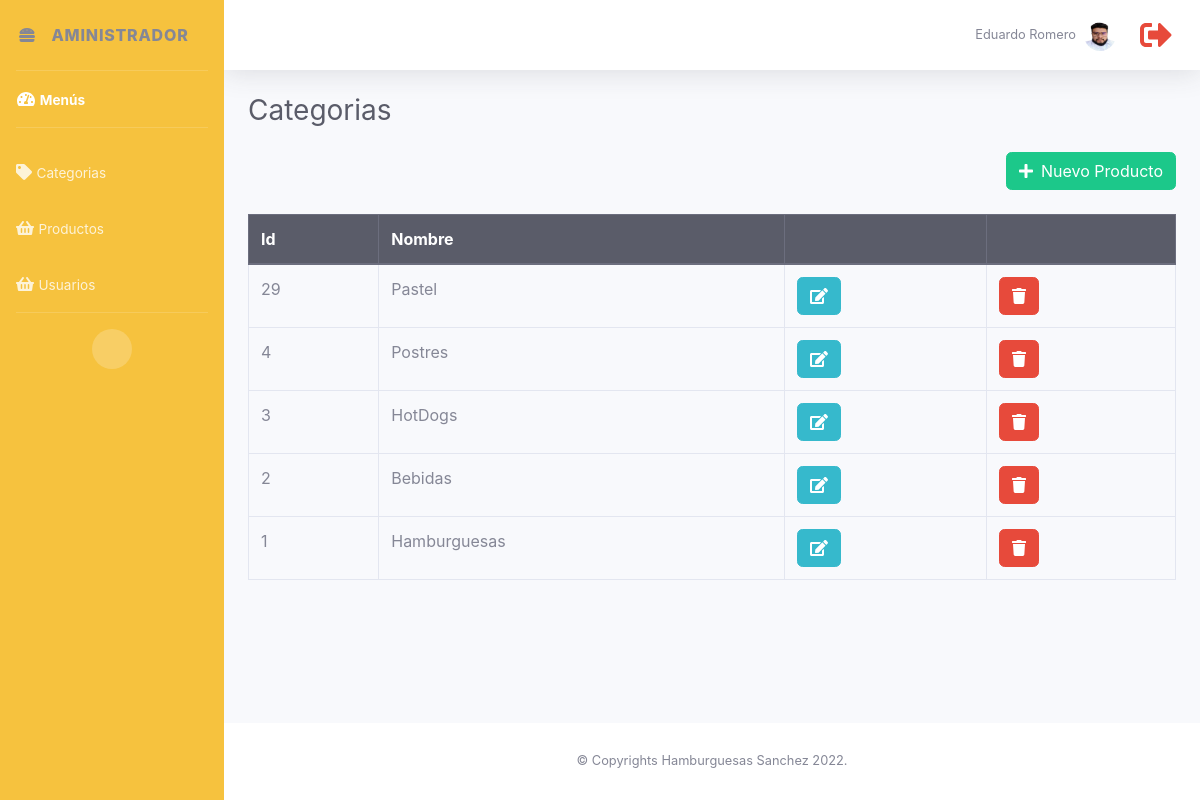
Screenshot of /admin/categorias.php (signed in) with the database file from the repository.
### tables this page shows
CREATE TABLE `categorias` (
  `id` int(11) NOT NULL,
  `categoria` varchar(50) NOT NULL
);

### admin/categorias.php (the view, shortened to what this page needs)
<?php
require_once "../config/conexion.php";
?>
<!DOCTYPE html>
<html lang="en">
<head>
</head>
<body>
    <?php
    include("includes/header.php")
    ?>
    <div class="d-sm-flex align-items-center justify-content-between mb-4">
        <h1 class="h3 mb-0 text-gray-800">Categorias</h1>
    </div>
    <div class="align-items-center justify-content-between mb-4 text-right">
        <button type="button" class="btn btn-success" data-toggle="modal" data-target="#categorias">
            <i class="fa fa-plus mr-2"></i>Nuevo Producto</button>
    </div>
    <div class="row">
        <div class="col-md-12">
            <div class="table-responsive">
                <table class="table table-hover table-bordered" style="width: 100%;">
                    <thead class="thead-dark">
                        <tr>
                            <th>Id</th>
                            <th>Nombre</th>
                            <th></th>
                            <th></th>
                        </tr>
                    </thead>
                    <tbody>
                        <?php
                        $query = mysqli_query($conexion, "SELECT * FROM categorias ORDER BY id DESC");
                        while ($data = mysqli_fetch_assoc($query)) { ?>
                            <tr>
                                <td><?php echo $data['id']; ?></td>
                                <td><?php echo $data['categoria']; ?></td>
                                <td><button class="btn btn-info btnEditar" data-id="<?php echo $data['id']; ?>" data-categoria="<?php echo $data['categoria']; ?>" data-toggle="modal" data-target="#modalEditar">
                                        <i class="fa fa-edit"></i></button></td>
                                <td>
                                    <form method="post" action="eliminar.php?accion=cat&id=<?php echo $data['id']; ?>" class="d-inline eliminar">
                                        <button class="btn btn-danger" type="submit"><i class="fa fa-trash"></i></button>
                                    </form>
                                </td>
                            </tr>
                        <?php } ?>
                    </tbody>
                </table>
            </div>
        </div>
    </div>
    <?php include("includes/footer.php"); ?>
</body>
</html>

### rows the page displays
categorias: id "29", categoria "Pastel"
categorias: id "4", categoria "Postres"
categorias: id "3", categoria "HotDogs"
categorias: id "2", categoria "Bebidas"
categorias: id "1", categoria "Hamburguesas"

### other values shown
$_SESSION['nombre'] "Eduardo Romero"
